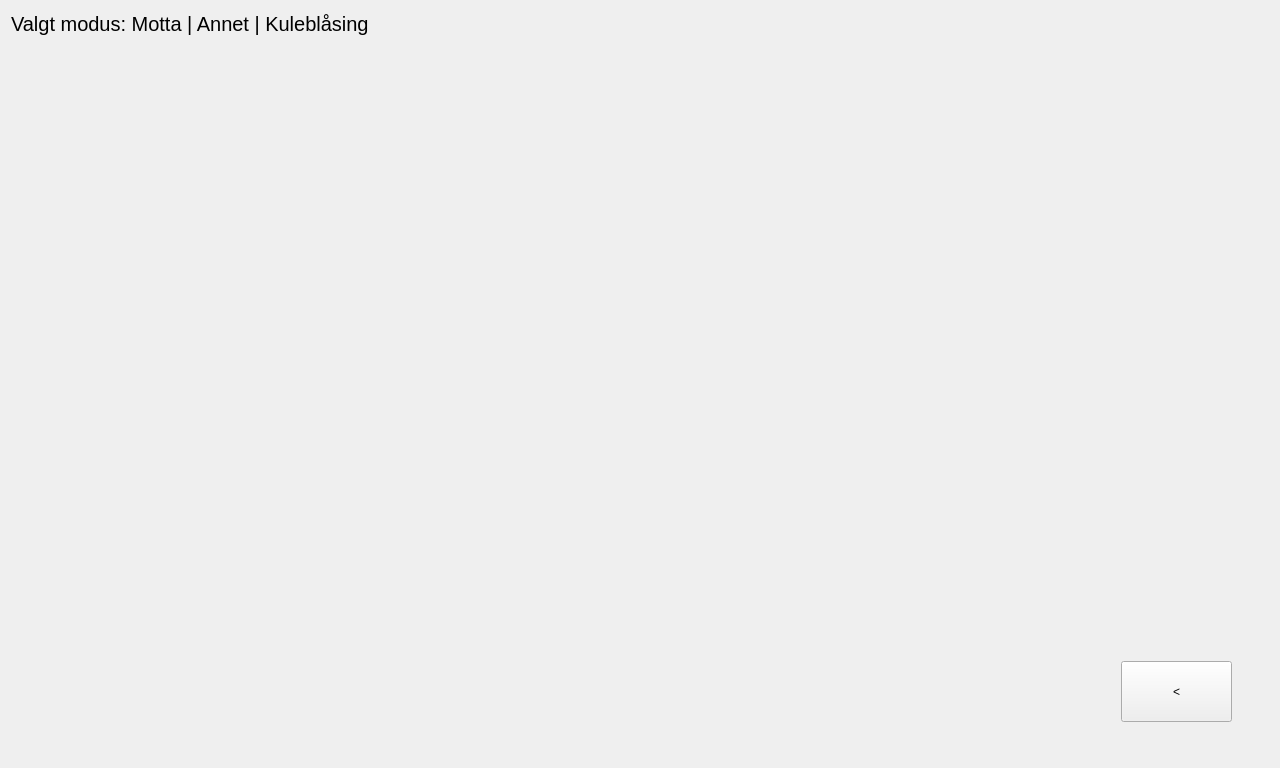
<?xml version="1.0" encoding="UTF-8"?>
<ui version="4.0">
 <class>kuleblaasing_motta</class>
 <widget class="QWidget" name="kuleblaasing_motta">
  <property name="geometry">
   <rect>
    <x>0</x>
    <y>0</y>
    <width>1280</width>
    <height>768</height>
   </rect>
  </property>
  <property name="windowTitle">
   <string>Form</string>
  </property>
  <layout class="QGridLayout" name="gridLayout">
   <item row="0" column="0">
    <widget class="QStackedWidget" name="stackedWidget">
     <widget class="QWidget" name="side_kuleblaasing_bedrifter">
      <widget class="QLabel" name="modus_0">
       <property name="geometry">
        <rect>
         <x>0</x>
         <y>0</y>
         <width>671</width>
         <height>25</height>
        </rect>
       </property>
       <property name="font">
        <font>
         <pointsize>15</pointsize>
        </font>
       </property>
       <property name="text">
        <string>Valgt modus: Motta | Annet | Kuleblåsing</string>
       </property>
      </widget>
      <widget class="QPushButton" name="tilbake_0_kuleblaasing_bedrifter">
       <property name="geometry">
        <rect>
         <x>1110</x>
         <y>650</y>
         <width>111</width>
         <height>61</height>
        </rect>
       </property>
       <property name="text">
        <string>&lt;</string>
       </property>
      </widget>
      <widget class="QLabel" name="logo_tepvr_0">
       <property name="geometry">
        <rect>
         <x>760</x>
         <y>0</y>
         <width>481</width>
         <height>94</height>
        </rect>
       </property>
       <property name="text">
        <string/>
       </property>
      </widget>
     </widget>
     <widget class="QWidget" name="side"/>
    </widget>
   </item>
  </layout>
 </widget>
 <resources/>
 <connections/>
</ui>
